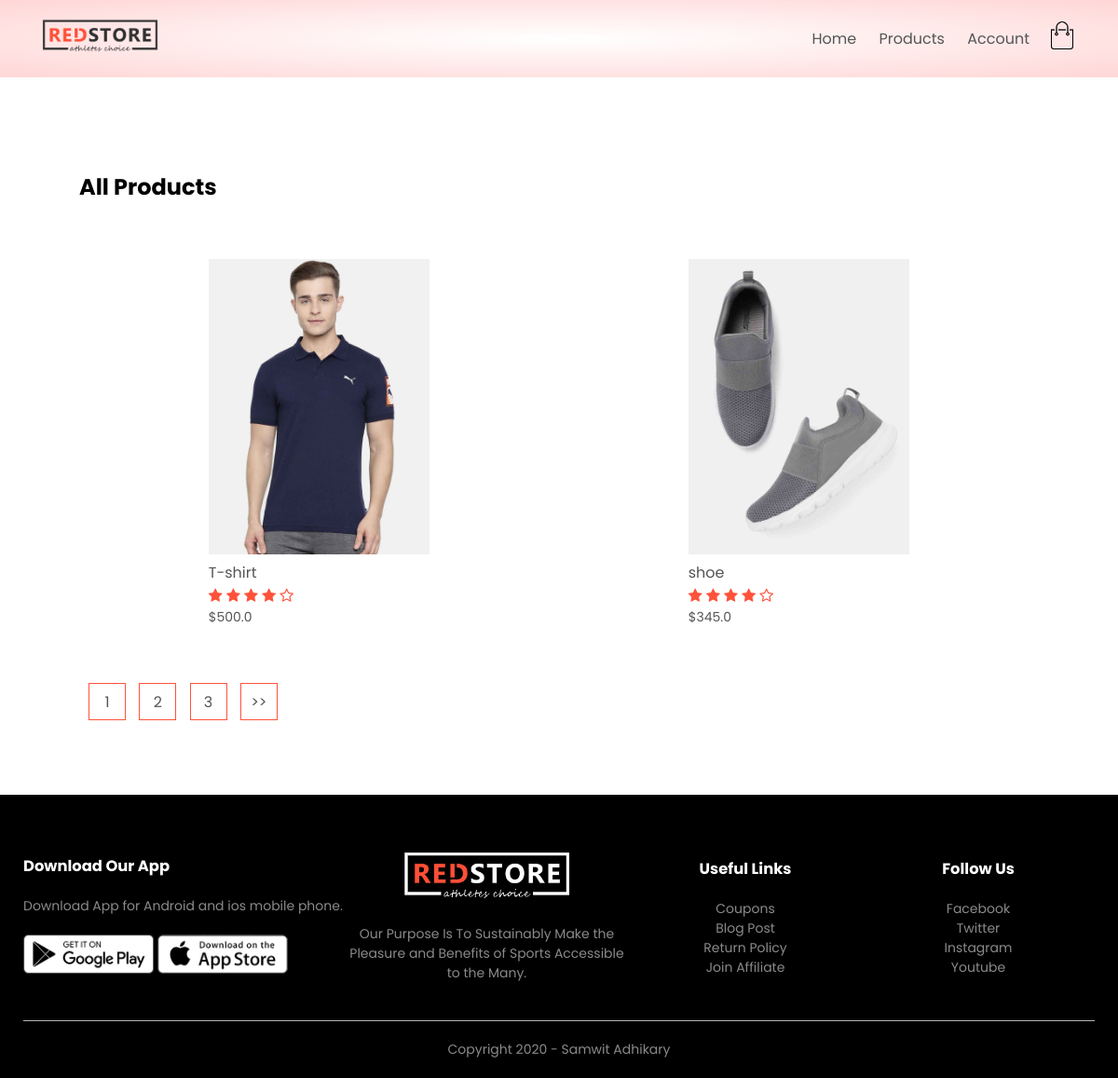
/list_products/, run on the app's committed database.
### products/models.py (models this page shows, shortened)
class Product (models.Model):
    LIVE=1
    DELETE=0
    DELETE_CHOICE=((LIVE,'Live'),(DELETE,'Delete'))
    title=models.CharField(max_length=200)
    price=models.FloatField()
    description=models.TextField()
    image=models.ImageField(upload_to='media/')
    priority=models.IntegerField(default=0)
    delete_status=models.IntegerField(choices=DELETE_CHOICE,default=LIVE)
    create_at=models.DateTimeField(auto_now_add=True)
    update_at=models.DateTimeField(auto_now=True)

### products/views.py (the view)
# urls.py: path('list_products/',views.list_products,name='list_products'),
def list_products(request):
    page=1
    if request.GET:
        page=request.GET.get('page',1)
    product_list=Product.objects.order_by('priority')
    product_Paginator=Paginator(product_list,2)
    product_list=product_Paginator.get_page(page)
    context={'products':product_list}
    return render(request,'products.html',context)

### products/templatetags/chunks.py (called while the page is built)
@register.filter(name='chunks')
def chunks(list_data,chunk_size):
    chunk=[]
    i=0
    for data in list_data:
        chunk.append(data)
        i=i+1
        if i==chunk_size:
            yield chunk
            i=0
            chunk=[]
    if chunk:
        yield chunk

### templates/products.html (shortened to what this page needs)
{% extends "base.html" %}
{% block content %}
{% include "products_list.html" %}
{% endblock content %}

### templates/base.html (shortened to what this page needs)
{% load static %}
<!DOCTYPE html>
<html lang="en">
<head>
    <link rel="stylesheet" href="{% static "css/style.css" %}">
    <link rel="stylesheet" href="https://stackpath.bootstrapcdn.com/font-awesome/4.7.0/css/font-awesome.min.css">
</head>
<body>
    <div class="header">
        <div class="container">
            {% include "menu.html" %}
        </div>
    </div>
    {% block content %}
    {% endblock content %}
    <div class="footer">
        <div class="container">
            <div class="row">
                <div class="footer-col-1">
                    <h3>Download Our App</h3>
                    <p>Download App for Android and ios mobile phone.</p>
                    <div class="app-logo">
                        <img src="{% static 'images/play-store.png'%}">
                        <img src="{% static 'images/app-store.png'%}">
                    </div>
                </div>
                <div class="footer-col-2">
                    <img src="{% static 'images/logo-white.png'%}">
                    <p>Our Purpose Is To Sustainably Make the Pleasure and Benefits of Sports Accessible to the Many.
                    </p>
                </div>
                <div class="footer-col-3">
                    <h3>Useful Links</h3>
                    <ul>
                        <li>Coupons</li>
                        <li>Blog Post</li>
                        <li>Return Policy</li>
                        <li>Join Affiliate</li>
                    </ul>
                </div>
                <div class="footer-col-4">
                    <h3>Follow Us</h3>
                    <ul>
                        <li>Facebook</li>
                        <li>Twitter</li>
                        <li>Instagram</li>
                        <li>Youtube</li>
                    </ul>
                </div>
            </div>
            <hr>
            <p class="copyright">Copyright 2020 - Samwit Adhikary</p>
        </div>
    </div>
</body>
</html>

### templates/menu.html (shortened to what this page needs)
{% load static %}
<div class="navbar">
    <div class="logo">
        <a href="index.html"><img src="{% static 'images/logo.png'%}" alt="logo" width="125px"></a>
    </div>
    <nav>
        <ul id="MenuItems">
            <li><a href="{% url "products:home" %}">Home</a></li>
            <li><a href="{% url "products:list_products" %}">Products</a></li>
            {% if not user.is_authenticated %}
            <li><a href="{% url "customers:account" %}">Account</a></li>
            {% else %}
            <li><a href="{% url "customers:logout" %}">logout</a></li>
            {% endif %}
        </ul>
    </nav>
    <a href="{% url "orders:cart" %}"><img src="{% static 'images/cart.png'%}" width="30px" height="30px"></a>
</div>

### templates/products_list.html (shortened to what this page needs)
{% load static %}
{% load chunks %}
<div class="small-container">
    <div class="row row-2">
        <h2>All Products</h2>
    </div>
    {% for product_chunks in products|chunks:4 %}
    <div class="row">
       {% for product in product_chunks %}
        <div class="col-4">
           <a href="{% url "products:detail_products" product.id %}"> <img src="{{product.image.url}}"> </a>
            <h4>{{ product.title}}</h4>
            <div class="rating">
                <i class="fa fa-star"></i>
                <i class="fa fa-star"></i>
                <i class="fa fa-star"></i>
                <i class="fa fa-star"></i>
                <i class="fa fa-star-o"></i>
            </div>
            <p>${{product.price}}</p>
        </div>
      {% endfor %}
   </div>
 {% endfor %}
    <div class="page-btn">
        {% for i in products.paginator.page_range %}
        <a href="?page={{i}}"><span>{{i}}</span></a>
        {% endfor %}
        {% if products.has_next %}
        <a href="?page={{ products.next_page_number }}"><span>>></span><a/>
        {% endif %}
    </div>
</div>

### static/css/style.css (style rules this page uses)
* { margin: 0; padding: 0; box-sizing: border-box; }
body { font-family: 'Poppins', sans-serif; }
.navbar { display: flex; align-items: center; padding: 20px; }
nav { flex: 1; text-align: right; }
nav ul { display: inline-block; list-style-type: none; }
nav ul li { display: inline-block; margin-right: 20px; }
a { text-decoration: none; color: #555; }
p { color: #555; }
.container { max-width: 1300px; margin: auto; padding-left: 25px; padding-right: 25px; }
.row { display: flex; align-items: center; flex-wrap: wrap; justify-content: space-around; }
.header { background: radial-gradient(#fff,#ffd6d6); }
.small-container { max-width: 1080px; margin: auto; padding-left: 25px; padding-right: 25px; }
.col-4 { flex-basis: 25%; padding: 10px; min-width: 200px; margin-bottom: 50px; transition: transform 0.5s; }
.col-4 img { width: 100%; }
h4 { color: #555; font-weight: normal; }
.col-4 p { font-size: 14px; }
.rating .fa { color: #ff523b; }
.footer { background: black; color: #8a8a8a; font-size: 14px; padding: 60px 0 20px; }
.footer p { color: #8a8a8a; }
.footer h3 { color: #fff; margin-bottom: 20px; }
.footer-col-1, .footer-col-2, .footer-col-3, .footer-col-4 { min-width: 250px; margin-bottom: 20px; }
.footer-col-1 { flex-basis: 30%; }
.footer-col-2 { flex: 1; text-align: center; }
.footer-col-2 img { width: 180px; margin-bottom: 20px; }
.footer-col-3, .footer-col-4 { flex-basis: 12%; text-align: center; }
ul { list-style-type: none; }
.app-logo { margin-top: 20px; }
.app-logo img { width: 140px; }
.footer hr { border: none; background: #b5b5b5; height: 1px; margin: 20px 0; }
.copyright { text-align: center; }
.row-2 { justify-content: space-between; margin: 100px auto 50px; }
.page-btn { margin: 0 auto 80px; }
.page-btn span { display: inline-block; border: 1px solid #ff523b; margin-left: 10px; width: 40px; height: 40px; text-align: center; line-height: 40px; cursor: pointer; }

### data on the page
Product: image (picture), title "T-shirt", price "500.0"
Product: image (picture), title "shoe", price "345.0"

### other printed values
{{ i }} "1" "2" "3"
